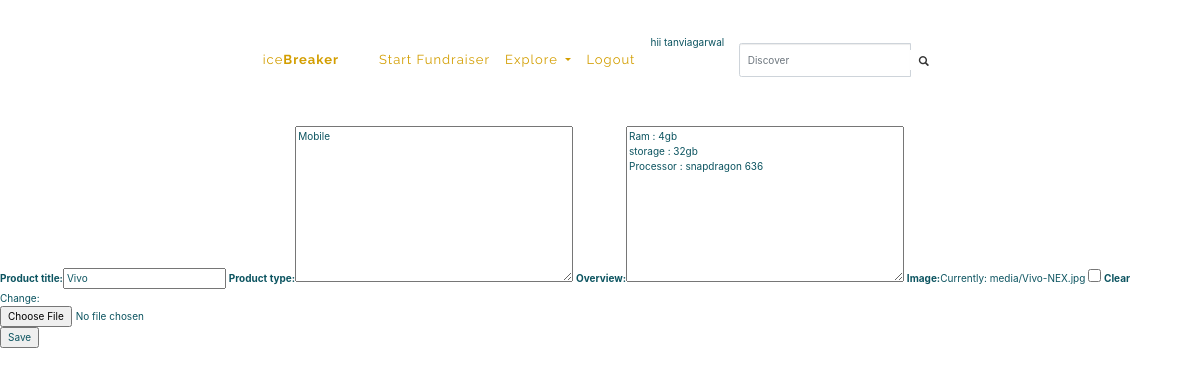
Screenshot of /marketplace/edit_product/1/ (signed in) with the database file from the repository.
### marketplace/models.py (models this page shows, shortened)
class product(models.Model):
    fullname = models.ForeignKey(User, on_delete=models.PROTECT,null = True, blank = True) #foreign key from user table from django-admin
    product_title = models.CharField(max_length = 100)
    product_type = models.TextField(null=True)
    overview = models.TextField()
    date = models.DateTimeField(auto_now_add = True)
    image = models.ImageField(upload_to="media", blank=True)

### marketplace/views.py (the view)
# urls.py: url(r'edit_product/(?P<id>\d+)/$', views.edit_product, name="edit_product"),
@login_required(login_url="http://127.0.0.1:8000/register/login/")
def edit_product(request, id = None):
    instance= get_object_or_404(product, pk= id)
    form= forms.productform(request.POST or None, instance=instance)
    if form.is_valid():
        form.save()
        return redirect('marketplace:products_blog')
    context={
        'form':form,
    }
    return render(request, 'marketplace/edit_product.html',{'form':form})

### marketplace/forms.py
class productform(forms.ModelForm):
    class Meta:
        model = models.product
        fields = ['product_title','product_type','overview','image']

### marketplace/templates/marketplace/edit_product.html (shortened to what this page needs)
{% extends "startFundraiser/base.html" %}
{% block content %}
<form class="" method="post">
    {{ form }}
    <input type="submit" value="Save">
</form>
{% endblock %}

### startFundraiser/templates/startFundraiser/base.html (shortened to what this page needs)
{% load staticfiles %}
<!DOCTYPE html>
<html lang="en">
    <head>
        <link rel="stylesheet" href="https://maxcdn.bootstrapcdn.com/bootstrap/3.3.6/css/bootstrap.min.css">
        <link rel="stylesheet" href="https://maxcdn.bootstrapcdn.com/bootstrap/4.0.0/css/bootstrap.min.css">
        <link rel="stylesheet" href="{% static 'startFundraiser/style.css' %}">
        <link rel="stylesheet" href="https://use.fontawesome.com/releases/v5.5.0/css/all.css">
    </head>
    <body>
<header>
    <nav class="navbar navbar-fixed-top">
        <div class="container-fluid">
            <div class="site-nav-wrapper">
                <div class="navbar-header">
                    <form class="navbar-form navbar-right" action="{% url 'startFundraiser:index' %}" name="q" id="q">
                        <div class="input-group">
                            <input type="text" class="form-control" placeholder="Discover" name="q" id="q">
                            <div class="input-group-btn">
                                <button class="btn btn-default" type="Submit"><i class="glyphicon glyphicon-search" style="float: right"></i></button>
                            </div>
                        </div>
                    </form>
                    <ul class="nav navbar-nav pull-right" id="links">
                        <li class="nav-item" id="links"><a class="navbar-brand" href="{% url 'startFundraiser:home' %}" >ice<strong>Breaker</strong></a></li>
                        <li class="nav-item" id="links"><a href="{% url 'startFundraiser:start_campaign' %}">Start Fundraiser</a></li>
                        <li class="nav-item dropdown" id="links">
                            <a class="nav-link dropdown-toggle" href="{% url 'startFundraiser:campaigns' %}" id="navbarDropdown" role="button" data-toggle="dropdown" aria-haspopup="true" aria-expanded="false">
                            Explore
                            </a>
                        </li>
                        {% if user.is_authenticated %}
                        <li class="nav-item" id="links"><a href="{% url 'register:user_logout' %}">Logout</a></li>
                        hii {{ request.user }}
                        {% else %}
                        <li class="nav-item" id="links"><a href="{% url 'register:user_register' %}">SignUp</a></li>
                        <li class="nav-item" id="links"><a href="{% url 'register:user_login' %}">Login</a></li>
                        {% endif%}
                    </ul>
                </div>
            </div>
        </div>
    </nav>
</header>
    {% block content %}{% endblock %}
    </body>
</html>

### startFundraiser/static/startFundraiser/style.css (style rules this page uses)
html, body { height: 100%; }
body { color: #0c5460; }
.navbar { padding: 35px 0 20px 0; }
.navbar-brand { color: #0c5460; font-family: 'Raleway', sans-serif; }
.site-nav-wrapper { padding: 0 50px 0 50px; }
ul.navbar-nav > li > a { font-family: 'Raleway', sans-serif; color: #d39e00; font-size: 13px; font-weight: 400; letter-spacing: 1px; }
a, li { color: #0c5460; text-decoration: None; }
#links { display: inline-block; }

### rows the page displays
product: product_title "Vivo", product_type "Mobile", overview "Ram : 4gb storage : 32gb Processor : snapdragon 636"

### other values shown
{{ request.user }} "tanviagarwal"
